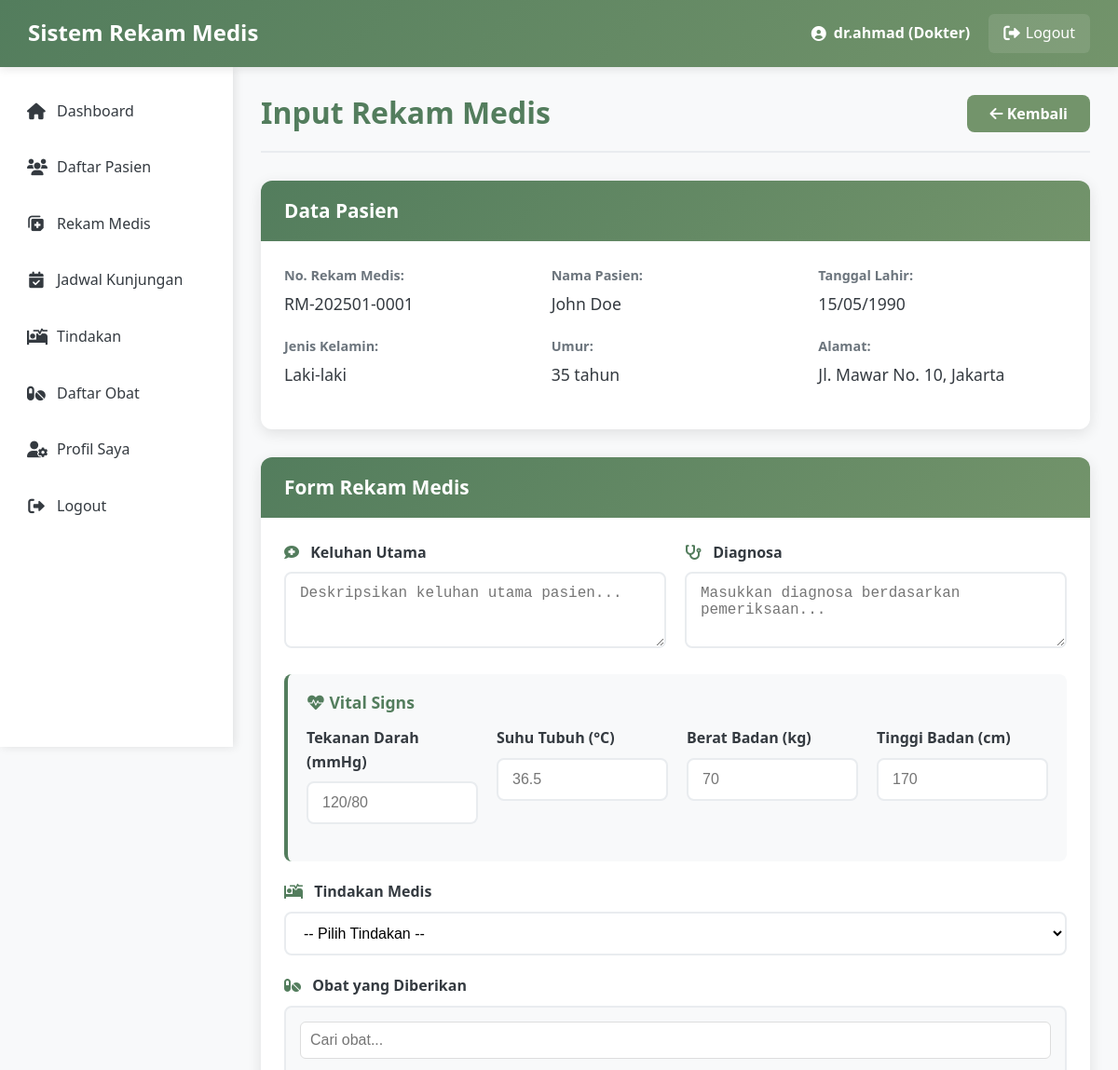
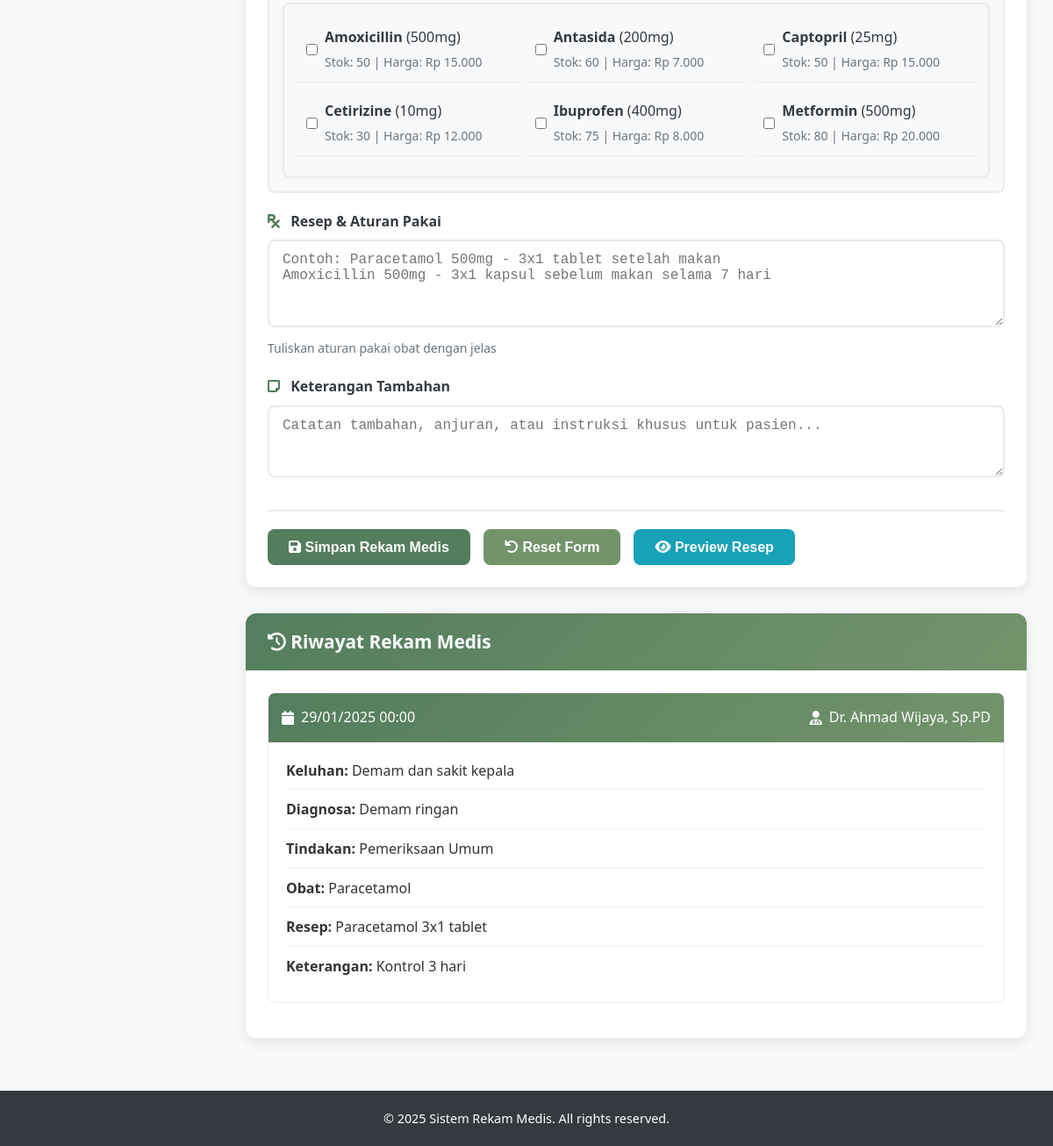
/Trys_Proj/rekam_medis_form.php?id=1 (signed in), run on the app's committed database (2 pictures, top to bottom).
### tables this page shows
CREATE TABLE `pasien` (
  `id_pasien` int(11) NOT NULL,
  `no_rm` varchar(20) NOT NULL,
  `nm_pasien` varchar(100) NOT NULL,
  `tgl_lhr` date DEFAULT NULL,
  `alamat` text DEFAULT NULL,
  `telepon` varchar(15) DEFAULT NULL,
  `no_hp` varchar(15) DEFAULT NULL,
  `jenis_kelamin` enum('L','P') DEFAULT NULL,
  `nm_kk` varchar(100) DEFAULT NULL,
  `hub_kel` varchar(50) DEFAULT NULL,
  `id_user` int(11) DEFAULT NULL,
  `created_at` timestamp NOT NULL DEFAULT current_timestamp(),
  `updated_at` timestamp NOT NULL DEFAULT current_timestamp() ON UPDATE current_timestamp()
);

CREATE TABLE `obat` (
  `id_obat` int(11) NOT NULL,
  `nm_obat` varchar(100) NOT NULL,
  `jml_obat` int(11) DEFAULT NULL,
  `ukuran` varchar(50) DEFAULT NULL,
  `harga` decimal(10,2) DEFAULT NULL,
  `created_at` timestamp NOT NULL DEFAULT current_timestamp(),
  `updated_at` timestamp NOT NULL DEFAULT current_timestamp() ON UPDATE current_timestamp()
);

CREATE TABLE `rekam_medis` (
  `id_rekam_medis` int(11) NOT NULL,
  `no_rm` varchar(20) DEFAULT NULL,
  `id_tindakan` int(11) DEFAULT NULL,
  `id_obat` int(11) DEFAULT NULL,
  `id_user` int(11) DEFAULT NULL,
  `id_pasien` int(11) DEFAULT NULL,
  `diagnosa` text DEFAULT NULL,
  `resep` text DEFAULT NULL,
  `keluhan` text DEFAULT NULL,
  `tgl_pemeriksaan` date DEFAULT NULL,
  `ket` text DEFAULT NULL,
  `created_at` timestamp NOT NULL DEFAULT current_timestamp(),
  `updated_at` timestamp NOT NULL DEFAULT current_timestamp() ON UPDATE current_timestamp()
);

CREATE TABLE `dokter` (
  `id_dokter` int(11) NOT NULL,
  `id_poli` int(11) DEFAULT NULL,
  `id_user` int(11) DEFAULT NULL,
  `nm_dokter` varchar(100) NOT NULL,
  `SIP` varchar(50) DEFAULT NULL,
  `tempat_lhr` varchar(100) DEFAULT NULL,
  `no_hp` varchar(15) DEFAULT NULL,
  `alamat` text DEFAULT NULL,
  `created_at` timestamp NOT NULL DEFAULT current_timestamp(),
  `updated_at` timestamp NOT NULL DEFAULT current_timestamp() ON UPDATE current_timestamp()
);

CREATE TABLE `tindakan` (
  `id_tindakan` int(11) NOT NULL,
  `nm_tindakan` varchar(100) NOT NULL,
  `ket` text DEFAULT NULL,
  `created_at` timestamp NOT NULL DEFAULT current_timestamp(),
  `updated_at` timestamp NOT NULL DEFAULT current_timestamp() ON UPDATE current_timestamp()
);

### Trys_Proj/rekam_medis_form.php (the view, shortened to what this page needs)
<?php
include 'config/database.php';
$page_title = "Input Rekam Medis";
$patient_id = $_GET['id'];
$stmt = $conn->prepare("SELECT * FROM pasien WHERE id_pasien = ?");
$stmt->bind_param("i", $patient_id);
$stmt->execute();
$result = $stmt->get_result();
$patient = $result->fetch_assoc();
$medicines = $conn->query("SELECT * FROM obat ORDER BY nm_obat");
$stmt = $conn->prepare("
    SELECT rm.*, t.nm_tindakan, o.nm_obat, d.nm_dokter, l.username
    FROM rekam_medis rm
    LEFT JOIN tindakan t ON rm.id_tindakan = t.id_tindakan
    LEFT JOIN obat o ON rm.id_obat = o.id_obat
    LEFT JOIN dokter d ON rm.id_user = d.id_user
    LEFT JOIN login l ON rm.id_user = l.id_user
    WHERE rm.id_pasien = ?
    ORDER BY rm.tgl_pemeriksaan DESC
    LIMIT 5
");
$stmt->bind_param("i", $patient_id);
$stmt->execute();
$medical_history = $stmt->get_result();
?>
<!DOCTYPE html>
<html lang="en">
<head>
    <link rel="stylesheet" href="assets/css/style.css">
    <link rel="stylesheet" href="https://cdnjs.cloudflare.com/ajax/libs/font-awesome/6.0.0-beta3/css/all.min.css">
</head>
<body>
    <?php include 'includes/header.php'; ?>
    <div class="container">
        <div class="sidebar">
            <?php include 'includes/sidebar.php'; ?>
        </div>
        <div class="content">
            <div class="content-header">
                <h2><?php echo $page_title; ?></h2>
                <a href="index.php" class="btn btn-secondary">
                    <i class="fas fa-arrow-left"></i> Kembali
                </a>
            </div>
            <div class="card">
                <div class="card-header">
                    <h3>Data Pasien</h3>
                </div>
                <div class="card-body">
                    <div class="patient-info-grid">
                        <div class="info-item">
                            <span class="info-label">No. Rekam Medis:</span>
                            <span class="info-value"><?php echo $patient['no_rm']; ?></span>
                        </div>
                        <div class="info-item">
                            <span class="info-label">Nama Pasien:</span>
                            <span class="info-value"><?php echo $patient['nm_pasien']; ?></span>
                        </div>
                        <div class="info-item">
                            <span class="info-label">Tanggal Lahir:</span>
                            <span class="info-value"><?php echo date('d/m/Y', strtotime($patient['tgl_lhr'])); ?></span>
                        </div>
                        <div class="info-item">
                            <span class="info-label">Jenis Kelamin:</span>
                            <span class="info-value"><?php echo $patient['jenis_kelamin'] == 'L' ? 'Laki-laki' : 'Perempuan'; ?></span>
                        </div>
                        <div class="info-item">
                            <span class="info-label">Umur:</span>
                            <span class="info-value"><?php echo date_diff(date_create($patient['tgl_lhr']), date_create('today'))->y; ?> tahun</span>
                        </div>
                        <div class="info-item">
                            <span class="info-label">Alamat:</span>
                            <span class="info-value"><?php echo $patient['alamat']; ?></span>
                        </div>
                    </div>
                </div>
            </div>
            <div class="card mt-4">
                <div class="card-header">
                    <h3>Form Rekam Medis</h3>
                </div>
                <div class="card-body">
                    <form method="POST" action="" id="medicalRecordForm">
                        <div class="form-row">
                            <div class="form-group col-md-6">
                                <label for="keluhan"><i class="fas fa-comment-medical"></i> Keluhan Utama</label>
                                <textarea id="keluhan" name="keluhan" rows="3" required placeholder="Deskripsikan keluhan utama pasien..."><?php echo isset($_POST['keluhan']) ? $_POST['keluhan'] : ''; ?></textarea>
                            </div>
                            <div class="form-group col-md-6">
                                <label for="diagnosa"><i class="fas fa-stethoscope"></i> Diagnosa</label>
                                <textarea id="diagnosa" name="diagnosa" rows="3" required placeholder="Masukkan diagnosa berdasarkan pemeriksaan..."><?php echo isset($_POST['diagnosa']) ? $_POST['diagnosa'] : ''; ?></textarea>
                            </div>
                        </div>
                        <div class="form-section">
                            <h4><i class="fas fa-heartbeat"></i> Vital Signs</h4>
                            <div class="form-row">
                                <div class="form-group col-md-3">
                                    <label for="tekanan_darah">Tekanan Darah (mmHg)</label>
                                    <input type="text" id="tekanan_darah" name="tekanan_darah" placeholder="120/80" value="<?php echo isset($_POST['tekanan_darah']) ? $_POST['tekanan_darah'] : ''; ?>">
                                </div>
                                <div class="form-group col-md-3">
                                    <label for="suhu_tubuh">Suhu Tubuh (°C)</label>
                                    <input type="number" id="suhu_tubuh" name="suhu_tubuh" step="0.1" min="35" max="45" placeholder="36.5" value="<?php echo isset($_POST['suhu_tubuh']) ? $_POST['suhu_tubuh'] : ''; ?>">
                                </div>
                                <div class="form-group col-md-3">
                                    <label for="berat_badan">Berat Badan (kg)</label>
                                    <input type="number" id="berat_badan" name="berat_badan" step="0.1" min="0" max="300" placeholder="70" value="<?php echo isset($_POST['berat_badan']) ? $_POST['berat_badan'] : ''; ?>">
                                </div>
                                <div class="form-group col-md-3">
                                    <label for="tinggi_badan">Tinggi Badan (cm)</label>
                                    <input type="number" id="tinggi_badan" name="tinggi_badan" min="0" max="250" placeholder="170" value="<?php echo isset($_POST['tinggi_badan']) ? $_POST['tinggi_badan'] : ''; ?>">
                                </div>
                            </div>
                        </div>
                        <div class="form-group">
                            <label for="tindakan_id"><i class="fas fa-procedures"></i> Tindakan Medis</label>
                            <select id="tindakan_id" name="tindakan_id" required>
                                <option value="">-- Pilih Tindakan --</option>
                            </select>
                        </div>
                        <div class="form-group">
                            <label><i class="fas fa-pills"></i> Obat yang Diberikan</label>
                            <div class="medicine-selection">
                                <div class="search-medicine">
                                    <input type="text" id="medicineSearch" placeholder="Cari obat..." class="form-control">
                                </div>
                                <div class="checkbox-group" id="medicineList">
                                    <?php
                                    $medicines->data_seek(0);
                                    while ($row = $medicines->fetch_assoc()):
                                    ?>
                                    <div class="checkbox-item medicine-item" data-name="<?php echo strtolower($row['nm_obat']); ?>">
                                        <input type="checkbox" id="obat_<?php echo $row['id_obat']; ?>" name="obat_id[]" value="<?php echo $row['id_obat']; ?>"
                                               <?php echo (isset($_POST['obat_id']) && in_array($row['id_obat'], $_POST['obat_id'])) ? 'checked' : ''; ?>>
                                        <label for="obat_<?php echo $row['id_obat']; ?>">
                                            <strong><?php echo $row['nm_obat']; ?></strong> (<?php echo $row['ukuran']; ?>)
                                            <br><small class="text-muted">Stok: <?php echo $row['jml_obat']; ?> | Harga: Rp <?php echo number_format($row['harga'], 0, ',', '.'); ?></small>
                                        </label>
                                    </div>
                                    <?php endwhile; ?>
                                </div>
                            </div>
                        </div>
                        <div class="form-group">
                            <label for="resep"><i class="fas fa-prescription"></i> Resep & Aturan Pakai</label>
                            <textarea id="resep" name="resep" rows="4" placeholder="Contoh: Paracetamol 500mg - 3x1 tablet setelah makan&#10;Amoxicillin 500mg - 3x1 kapsul sebelum makan selama 7 hari"><?php echo isset($_POST['resep']) ? $_POST['resep'] : ''; ?></textarea>
                            <small class="form-text text-muted">Tuliskan aturan pakai obat dengan jelas</small>
                        </div>
                        <div class="form-group">
                            <label for="keterangan"><i class="fas fa-sticky-note"></i> Keterangan Tambahan</label>
                            <textarea id="keterangan" name="keterangan" rows="3" placeholder="Catatan tambahan, anjuran, atau instruksi khusus untuk pasien..."></textarea>
                        </div>
                        <div class="form-actions">
                            <button type="submit" class="btn btn-primary">
                                <i class="fas fa-save"></i> Simpan Rekam Medis
                            </button>
                            <button type="button" class="btn btn-secondary" onclick="resetForm()">
                                <i class="fas fa-undo"></i> Reset Form
                            </button>
                            <button type="button" class="btn btn-info" onclick="previewPrescription()">
                                <i class="fas fa-eye"></i> Preview Resep
                            </button>
                        </div>
                    </form>
                </div>
            </div>
            <div class="card mt-4">
                <div class="card-header">
                    <h3><i class="fas fa-history"></i> Riwayat Rekam Medis</h3>
                </div>
                <div class="card-body">
                    <?php if ($medical_history->num_rows > 0): ?>
                    <div class="medical-history">
                        <?php while ($history = $medical_history->fetch_assoc()): ?>
                        <div class="history-item">
                            <div class="history-header">
                                <div class="history-date">
                                    <i class="fas fa-calendar"></i>
                                    <?php echo date('d/m/Y H:i', strtotime($history['tgl_pemeriksaan'])); ?>
                                </div>
                                <div class="history-doctor">
                                    <i class="fas fa-user-md"></i>
                                    <?php echo $history['nm_dokter'] ?? $history['username']; ?>
                                </div>
                            </div>
                            <div class="history-content">
                                <div class="history-row">
                                    <strong>Keluhan:</strong> <?php echo $history['keluhan']; ?>
                                </div>
                                <div class="history-row">
                                    <strong>Diagnosa:</strong> <?php echo $history['diagnosa']; ?>
                                </div>
                                <div class="history-row">
                                    <strong>Tindakan:</strong> <?php echo $history['nm_tindakan']; ?>
                                </div>
                                <?php if (!empty($history['nm_obat'])): ?>
                                <div class="history-row">
                                    <strong>Obat:</strong> <?php echo $history['nm_obat']; ?>
                                </div>
                                <?php endif; ?>
                                <?php if (!empty($history['resep'])): ?>
                                <div class="history-row">
                                    <strong>Resep:</strong> <?php echo nl2br($history['resep']); ?>
                                </div>
                                <?php endif; ?>
                                <?php if (!empty($history['ket'])): ?>
                                <div class="history-row">
                                    <strong>Keterangan:</strong> <?php echo nl2br($history['ket']); ?>
                                </div>
                                <?php endif; ?>
                            </div>
                        </div>
                        <?php endwhile; ?>
                    </div>
                    <?php else: ?>
                    <p class="no-data">Belum ada riwayat rekam medis untuk pasien ini.</p>
                    <?php endif; ?>
                </div>
            </div>
        </div>
    </div>
    <?php include 'includes/footer.php'; ?>
</body>
</html>

### data on the page
pasien: no_rm "RM-202501-0001", nm_pasien "John Doe", tgl_lhr "15/05/1990", tgl_lhr "35", alamat "Jl. Mawar No. 10, Jakarta"
obat: nm_obat "Amoxicillin", ukuran "500mg", jml_obat "50", harga "15.000"
obat: nm_obat "Antasida", ukuran "200mg", jml_obat "60", harga "7.000"
obat: nm_obat "Captopril", ukuran "25mg", jml_obat "50", harga "15.000"
obat: nm_obat "Cetirizine", ukuran "10mg", jml_obat "30", harga "12.000"
obat: nm_obat "Ibuprofen", ukuran "400mg", jml_obat "75", harga "8.000"
obat: nm_obat "Metformin", ukuran "500mg", jml_obat "80", harga "20.000"
rekam_medis: tgl_pemeriksaan "29/01/2025 00:00", dokter.nm_dokter "Dr. Ahmad Wijaya, Sp.PD", keluhan "Demam dan sakit kepala", diagnosa "Demam ringan", id_tindakan.nm_tindakan "Pemeriksaan Umum", id_obat.nm_obat "Paracetamol", resep "Paracetamol 3x1 tablet", ket "Kontrol 3 hari"

### other printed values
$_SESSION['username'] "dr.ahmad"
$_SESSION['role'] "Dokter"
$page_title "Input Rekam Medis"
